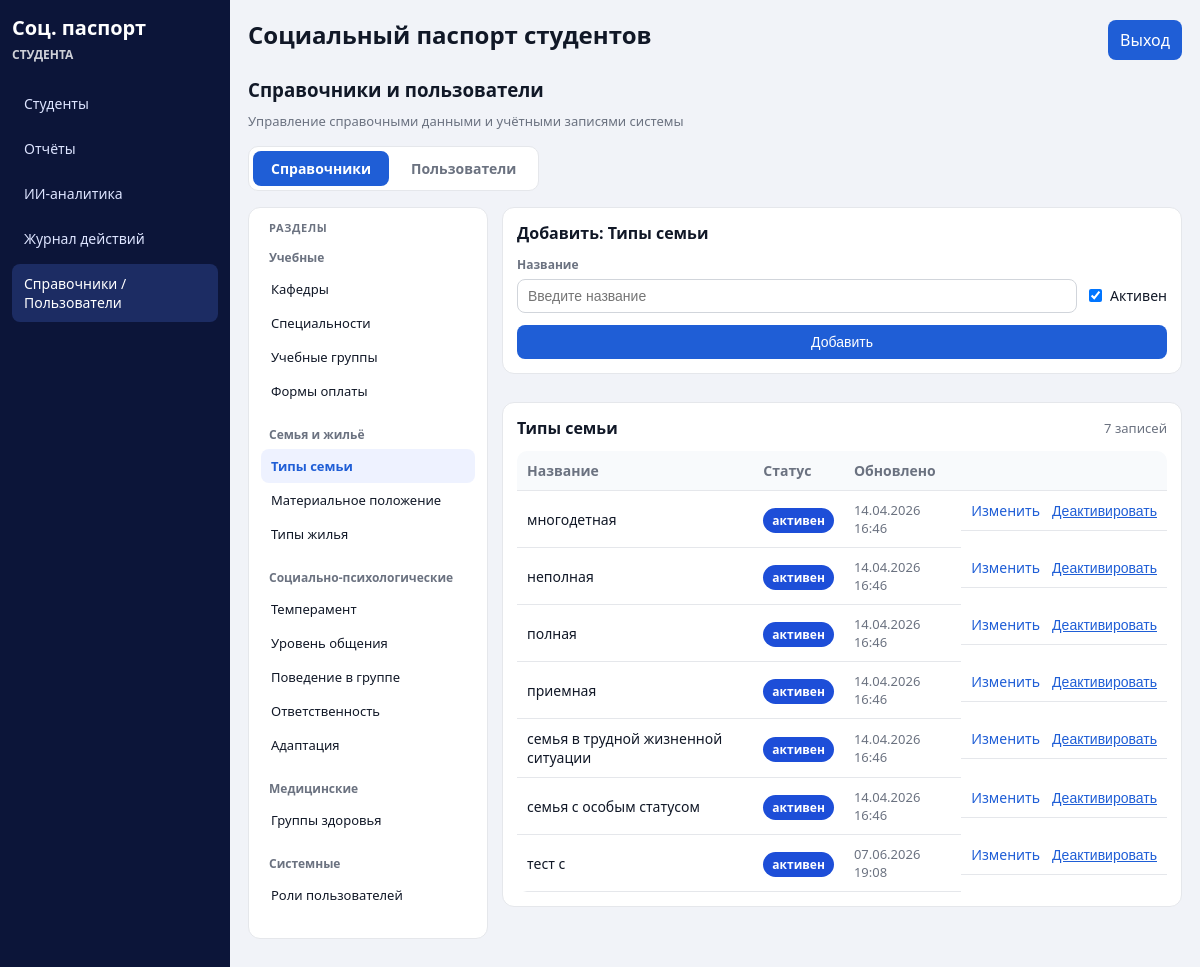
/settings/?tab=references&ref=family_types (signed in), run on the app's committed database.
### core/models.py (models this page shows, shortened)
class ReferenceModel(models.Model):
    name = models.CharField("Название", max_length=255, unique=True)
    is_active = models.BooleanField("Активен", default=True)
    created_at = models.DateTimeField("Создано", auto_now_add=True)
    updated_at = models.DateTimeField("Обновлено", auto_now=True)
    objects = ActiveQuerySet.as_manager()
    class Meta:
        abstract = True
        ordering = ["name"]

class FamilyType(ReferenceModel):
    class Meta:
        verbose_name = "Тип семьи"
        verbose_name_plural = "Типы семьи"
        ordering = ["name"]

### core/views.py (the view, shortened to what this page needs)
# urls.py: path("settings/", views.settings_page, name="settings"),
@login_required
@user_passes_test(_staff_required)
def settings_page(request):
    tab = request.GET.get("tab", "references")
    ref_key = request.GET.get("ref", "departments")
    ref_config = _get_reference_config(ref_key)
    if not ref_config:
        ref_key = "departments"
        ref_config = REFERENCE_MAP["departments"]
    reference_items = []
    add_form = ReferenceItemForm()
    if tab == "references":
        model = ref_config["model"]
        reference_items = model._default_manager.order_by("name")
    users = []
    return render(
        request,
        "core/settings.html",
        {
            "tab": tab,
            "ref_key": ref_key,
            "ref_config": ref_config,
            "reference_groups": REFERENCE_GROUPS,
            "reference_items": reference_items,
            "add_form": add_form,
            "users": users,
        },
    )

### core/forms.py
class ReferenceItemForm(forms.Form):
    name = forms.CharField(
        label="Название",
        max_length=255,
        widget=forms.TextInput(attrs={"placeholder": "Введите название"}),
    )
    is_active = forms.BooleanField(label="Активен", required=False, initial=True)

### core/views.py (called while the page is built)
def _staff_required(user):
    return user.is_staff

def _get_reference_config(key):
    return REFERENCE_MAP.get(key)

### templates/core/settings.html (shortened to what this page needs)
{% extends "base.html" %}
{% block content %}
<div class="topbar">
    <div>
        <h3>Справочники и пользователи</h3>
        <div class="muted">Управление справочными данными и учётными записями системы</div>
    </div>
</div>
<div class="settings-tabs">
    <a class="settings-tab {% if tab == 'references' %}active{% endif %}" href="{% url 'settings' %}?tab=references&ref={{ ref_key }}">Справочники</a>
    <a class="settings-tab {% if tab == 'users' %}active{% endif %}" href="{% url 'settings' %}?tab=users">Пользователи</a>
</div>
{% if tab == "references" %}
<div class="settings-layout">
    <aside class="settings-sidebar card">
        <div class="settings-sidebar-title">Разделы</div>
        {% for group in reference_groups %}
        <div class="settings-group">
            <div class="settings-group-label">{{ group.title }}</div>
            {% for item in group.items %}
            <a class="settings-nav-item {% if ref_key == item.key %}active{% endif %}"
               href="{% url 'settings' %}?tab=references&ref={{ item.key }}">
                {{ item.title }}
            </a>
            {% endfor %}
        </div>
        {% endfor %}
    </aside>
    <div class="settings-main">
        <div class="card settings-add-card">
            <h4>Добавить: {{ ref_config.title }}</h4>
            <form method="post" class="settings-add-form">
                <div class="settings-add-fields">
                    <div class="settings-field">
                        <label for="id_name">Название</label>
                        {{ add_form.name }}
                    </div>
                    <label class="settings-checkbox">
                        {{ add_form.is_active }}
                        <span>Активен</span>
                    </label>
                </div>
                <button type="submit">Добавить</button>
            </form>
        </div>
        <div class="card">
            <div class="settings-table-header">
                <h4>{{ ref_config.title }}</h4>
                <span class="muted">{{ reference_items|length }} записей</span>
            </div>
            <table>
                <thead>
                <tr>
                    <th>Название</th>
                    <th>Статус</th>
                    <th>Обновлено</th>
                    <th></th>
                </tr>
                </thead>
                <tbody>
                {% for item in reference_items %}
                <tr class="{% if not item.is_active %}row-inactive{% endif %}">
                    <td>{{ item.name }}</td>
                    <td>
                        {% if item.is_active %}
                            <span class="badge badge-blue">активен</span>
                        {% else %}
                            <span class="badge badge-gray">неактивен</span>
                        {% endif %}
                    </td>
                    <td class="muted">{{ item.updated_at|date:"d.m.Y H:i" }}</td>
                    <td class="settings-actions">
                        <a href="{% url 'reference-edit' ref_key item.pk %}">Изменить</a>
                        <form method="post" action="{% url 'reference-toggle' ref_key item.pk %}" class="inline-form">
                            <button type="submit" class="link-button">
                                {% if item.is_active %}Деактивировать{% else %}Активировать{% endif %}
                            </button>
                        </form>
                    </td>
                </tr>
                {% empty %}
                <tr><td colspan="4">Записей пока нет</td></tr>
                {% endfor %}
                </tbody>
            </table>
        </div>
    </div>
</div>
{% endif %}
{% endblock %}

### static/styles.css (style rules this page uses)
:root { --bg: #f1f3f8; --card: #ffffff; --line: #e5e7eb; --text: #111827; --muted: #6b7280; --nav: #0c1539; --nav-active: #1c2c63; --accent: #1f5ed6; --danger: #c91e3a; --warn: #d97706; --ok: #1d4ed8; }
* { box-sizing: border-box; }
body { margin: 0; font-family: "Segoe UI", Arial, sans-serif; color: var(--text); background: var(--bg); }
a { color: var(--accent); text-decoration: none; }
.topbar { display: flex; justify-content: space-between; align-items: center; margin-bottom: 16px; }
h2, h3, h4 { margin: 0 0 10px; }
.muted { color: var(--muted); font-size: 13px; }
.card { background: var(--card); border: 1px solid var(--line); border-radius: 12px; padding: 14px; margin-bottom: 14px; }
table { width: 100%; border-collapse: collapse; background: #fff; border-radius: 10px; overflow: hidden; }
th, td { border-bottom: 1px solid var(--line); text-align: left; padding: 10px; font-size: 14px; }
th { color: var(--muted); font-weight: 600; background: #f8fafc; }
input, select, textarea, button { border: 1px solid #d1d5db; border-radius: 8px; padding: 8px 10px; font-size: 14px; }
button, .button { background: var(--accent); color: #fff; border: none; padding: 9px 12px; border-radius: 8px; display: inline-block; }
.badge { font-size: 12px; border-radius: 999px; padding: 4px 9px; color: #fff; font-weight: 600; }
.badge-blue { background: var(--ok); }
.settings-tabs { display: flex; gap: 4px; margin-bottom: 16px; background: var(--card); border: 1px solid var(--line); border-radius: 10px; padding: 4px; width: fit-content; }
.settings-tab { padding: 8px 18px; border-radius: 8px; font-size: 14px; font-weight: 600; color: var(--muted); transition: background 0.15s, color 0.15s; }
.settings-tab.active { background: var(--accent); color: #fff; }
.settings-layout { display: grid; grid-template-columns: 240px 1fr; gap: 14px; align-items: start; }
.settings-sidebar { padding: 12px; }
.settings-sidebar-title { font-size: 11px; font-weight: 700; text-transform: uppercase; letter-spacing: 0.06em; color: var(--muted); margin-bottom: 10px; padding: 0 8px; }
.settings-group { margin-bottom: 14px; }
.settings-group-label { font-size: 12px; font-weight: 600; color: var(--muted); padding: 4px 8px; margin-bottom: 2px; }
.settings-nav-item { display: block; padding: 8px 10px; border-radius: 8px; font-size: 13px; color: var(--text); }
.settings-nav-item.active { background: #eef2ff; color: var(--accent); font-weight: 600; }
.settings-main { display: flex; flex-direction: column; gap: 14px; }
.settings-add-card h4 { margin-bottom: 12px; }
.settings-add-form { display: flex; flex-direction: column; gap: 12px; }
.settings-add-fields { display: flex; flex-wrap: wrap; gap: 12px; align-items: flex-end; }
.settings-field { display: flex; flex-direction: column; gap: 6px; flex: 1; min-width: 200px; }
.settings-field label { font-size: 12px; font-weight: 600; color: var(--muted); }
.settings-field input { width: 100%; }
.settings-checkbox { display: flex; align-items: center; gap: 8px; font-size: 14px; cursor: pointer; padding-bottom: 8px; }
.settings-checkbox input { width: auto; margin: 0; }
.settings-table-header { display: flex; justify-content: space-between; align-items: center; margin-bottom: 12px; }
.settings-table-header h4 { margin: 0; }
.settings-actions { display: flex; gap: 12px; align-items: center; white-space: nowrap; }
.inline-form { display: inline; margin: 0; }
.link-button { background: none; border: none; color: var(--accent); padding: 0; font-size: 14px; cursor: pointer; text-decoration: underline; }

### data on the page
FamilyType: name "многодетная", is_active "активен", updated_at "14.04.2026 16:46"
FamilyType: name "неполная", is_active "активен", updated_at "14.04.2026 16:46"
FamilyType: name "полная", is_active "активен", updated_at "14.04.2026 16:46"
FamilyType: name "приемная", is_active "активен", updated_at "14.04.2026 16:46"
FamilyType: name "семья в трудной жизненной ситуации", is_active "активен", updated_at "14.04.2026 16:46"
FamilyType: name "семья с особым статусом", is_active "активен", updated_at "14.04.2026 16:46"
FamilyType: name "тест с", is_active "активен", updated_at "07.06.2026 19:08"

### other printed values
{{ group.title }} "Учебные" "Семья и жильё" "Социально-психологические" "Медицинские" "Системные"
{{ item.title }} "Кафедры" "Специальности" "Учебные группы" "Формы оплаты" "Типы семьи" "Материальное положение" "Типы жилья" "Темперамент" "Уровень общения" "Поведение в группе" "Ответственность" "Адаптация" "Группы здоровья" "Роли пользователей"
{{ ref_config.title }} "Типы семьи"
{{ reference_items|length }} "7"
